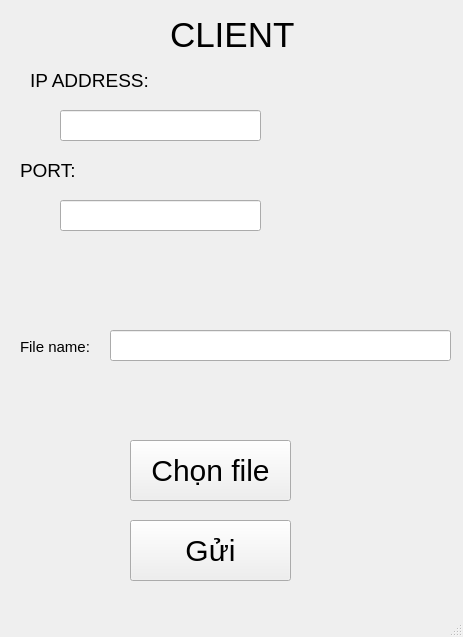
<?xml version="1.0" encoding="UTF-8"?>
<ui version="4.0">
 <class>MainWindow</class>
 <widget class="QMainWindow" name="MainWindow">
  <property name="geometry">
   <rect>
    <x>0</x>
    <y>0</y>
    <width>463</width>
    <height>637</height>
   </rect>
  </property>
  <property name="windowTitle">
   <string>MainWindow</string>
  </property>
  <property name="styleSheet">
   <string notr="true">#err_cl , #dd_file{font-size:20px;}
#ip_server , #port_server{font-size:26px;}
#chon_file , #send{font-size: 30px;}</string>
  </property>
  <widget class="QWidget" name="centralwidget">
   <widget class="QLabel" name="label">
    <property name="geometry">
     <rect>
      <x>170</x>
      <y>10</y>
      <width>151</width>
      <height>51</height>
     </rect>
    </property>
    <property name="text">
     <string>&lt;html&gt;&lt;head/&gt;&lt;body&gt;&lt;p&gt;&lt;span style=&quot; font-size:26pt;&quot;&gt;CLIENT&lt;/span&gt;&lt;/p&gt;&lt;/body&gt;&lt;/html&gt;</string>
    </property>
   </widget>
   <widget class="QLabel" name="label_2">
    <property name="geometry">
     <rect>
      <x>30</x>
      <y>60</y>
      <width>151</width>
      <height>41</height>
     </rect>
    </property>
    <property name="text">
     <string>&lt;html&gt;&lt;head/&gt;&lt;body&gt;&lt;p&gt;&lt;span style=&quot; font-size:14pt;&quot;&gt;IP ADDRESS:&lt;/span&gt;&lt;/p&gt;&lt;/body&gt;&lt;/html&gt;</string>
    </property>
   </widget>
   <widget class="QLabel" name="label_3">
    <property name="geometry">
     <rect>
      <x>20</x>
      <y>150</y>
      <width>91</width>
      <height>41</height>
     </rect>
    </property>
    <property name="text">
     <string>&lt;html&gt;&lt;head/&gt;&lt;body&gt;&lt;p&gt;&lt;span style=&quot; font-size:14pt;&quot;&gt;PORT:&lt;/span&gt;&lt;/p&gt;&lt;/body&gt;&lt;/html&gt;</string>
    </property>
   </widget>
   <widget class="QLineEdit" name="ip_server">
    <property name="geometry">
     <rect>
      <x>60</x>
      <y>110</y>
      <width>201</width>
      <height>31</height>
     </rect>
    </property>
    <property name="text">
     <string/>
    </property>
   </widget>
   <widget class="QLineEdit" name="port_server">
    <property name="geometry">
     <rect>
      <x>60</x>
      <y>200</y>
      <width>201</width>
      <height>31</height>
     </rect>
    </property>
    <property name="text">
     <string/>
    </property>
   </widget>
   <widget class="QPushButton" name="chon_file">
    <property name="geometry">
     <rect>
      <x>130</x>
      <y>440</y>
      <width>161</width>
      <height>61</height>
     </rect>
    </property>
    <property name="text">
     <string>Chọn file</string>
    </property>
   </widget>
   <widget class="QPushButton" name="send">
    <property name="geometry">
     <rect>
      <x>130</x>
      <y>520</y>
      <width>161</width>
      <height>61</height>
     </rect>
    </property>
    <property name="text">
     <string>Gửi</string>
    </property>
   </widget>
   <widget class="QLineEdit" name="dd_file">
    <property name="geometry">
     <rect>
      <x>110</x>
      <y>330</y>
      <width>341</width>
      <height>31</height>
     </rect>
    </property>
    <property name="text">
     <string/>
    </property>
   </widget>
   <widget class="QLabel" name="label_4">
    <property name="geometry">
     <rect>
      <x>20</x>
      <y>327</y>
      <width>91</width>
      <height>41</height>
     </rect>
    </property>
    <property name="text">
     <string>&lt;html&gt;&lt;head/&gt;&lt;body&gt;&lt;p&gt;&lt;span style=&quot; font-size:11pt;&quot;&gt;File name:&lt;/span&gt;&lt;/p&gt;&lt;/body&gt;&lt;/html&gt;</string>
    </property>
   </widget>
  </widget>
  <widget class="QMenuBar" name="menubar">
   <property name="geometry">
    <rect>
     <x>0</x>
     <y>0</y>
     <width>463</width>
     <height>26</height>
    </rect>
   </property>
  </widget>
  <widget class="QStatusBar" name="statusbar"/>
 </widget>
 <resources/>
 <connections/>
</ui>
